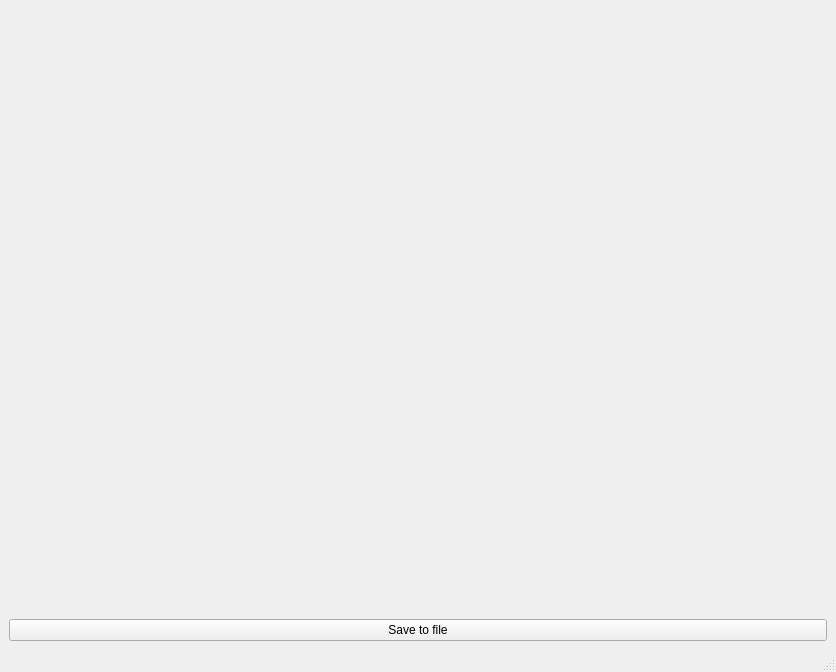
<?xml version="1.0" encoding="UTF-8"?>
<ui version="4.0">
 <class>MainWindow</class>
 <widget class="QMainWindow" name="MainWindow">
  <property name="geometry">
   <rect>
    <x>0</x>
    <y>0</y>
    <width>836</width>
    <height>672</height>
   </rect>
  </property>
  <property name="windowTitle">
   <string>MainWindow</string>
  </property>
  <widget class="QWidget" name="centralwidget">
   <layout class="QGridLayout" name="gridLayout">
    <item row="0" column="0">
     <layout class="QVBoxLayout" name="verticalLayout">
      <item>
       <widget class="KWebView" name="kwebview"/>
      </item>
      <item>
       <widget class="QPushButton" name="pushButton">
        <property name="text">
         <string>Save to file</string>
        </property>
       </widget>
      </item>
     </layout>
    </item>
   </layout>
  </widget>
  <widget class="QStatusBar" name="statusbar"/>
 </widget>
 <customwidgets>
  <customwidget>
   <class>KWebView</class>
   <extends>QWidget</extends>
   <header>kwebview.h</header>
  </customwidget>
 </customwidgets>
 <resources/>
 <connections/>
</ui>
